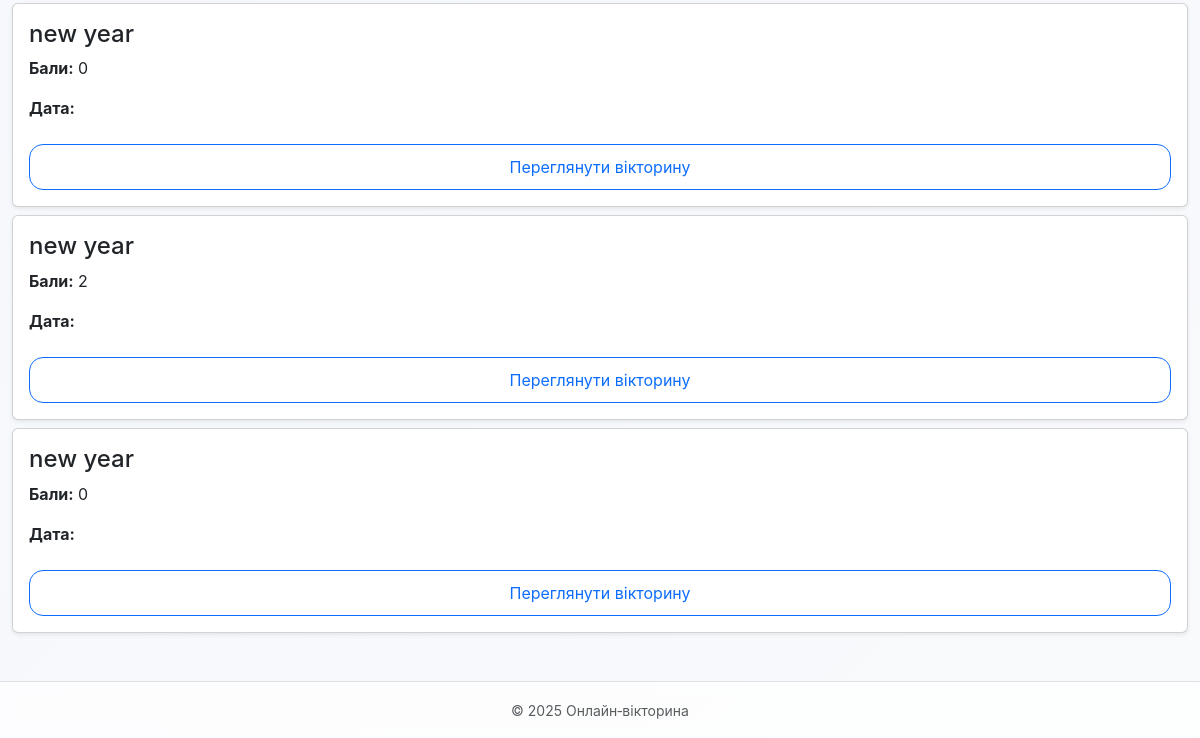
The app's page /accounts/profile/my_results/ (signed in, lower part), older data.
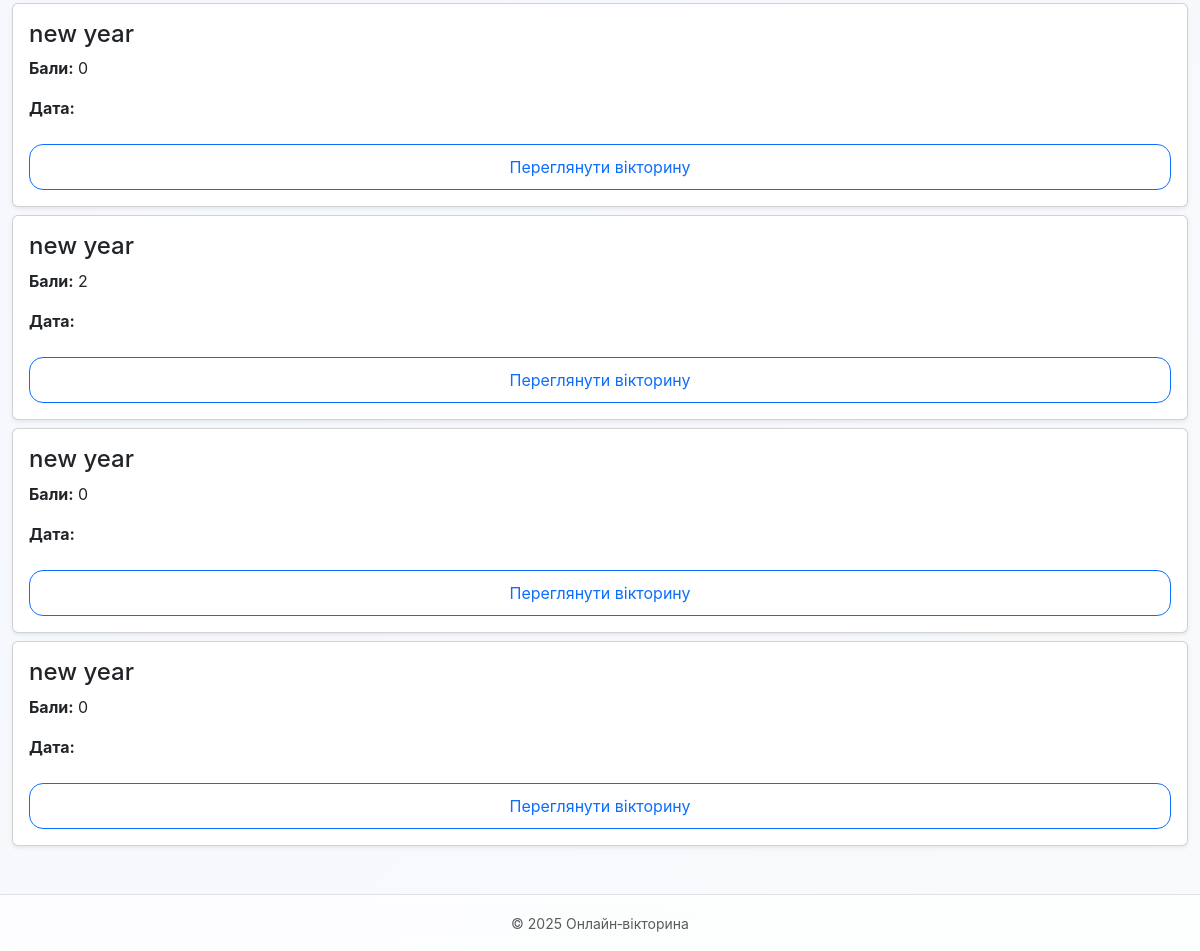
The same page, newer data.
### quiz/models.py (models this page shows, shortened)
class Result(models.Model):
    user = models.ForeignKey(
        settings.AUTH_USER_MODEL,
        on_delete=models.CASCADE,
        related_name='results'
    )
    quiz = models.ForeignKey(Quiz, on_delete=models.CASCADE, related_name='results')
    score = models.PositiveIntegerField(default=0, verbose_name="Бали")
    date = models.DateTimeField(auto_now_add=True)

class Quiz(models.Model):
    title = models.CharField(max_length=100, verbose_name="Назва вікторини")
    complexity = models.CharField(
        max_length=20,
        choices=[
            ('easy', 'Легка'),
            ('medium', 'Середня'),
            ('hard', 'Складна'),
        ],
        default='medium',
        verbose_name="Складність"
    )
    theme = models.CharField(max_length=50, verbose_name="Тема")
    author = models.ForeignKey(
        settings.AUTH_USER_MODEL,
        on_delete=models.CASCADE,
        related_name='quizzes',
        verbose_name="Автор"
    )
    que_time = models.PositiveIntegerField(default=30)
    que_count = models.PositiveIntegerField(default=10)
    created_at = models.DateTimeField(auto_now_add=True)

### accounts/views.py (the view)
# urls.py: path("profile/my_results/", views.MyResultsView.as_view(), name="my_results"),
class MyResultsView(LoginRequiredMixin, ListView):
    model = Result
    template_name = "accounts/my_results.html"
    context_object_name = "results"
    def get_queryset(self):
        return (
            Result.objects
            .filter(user=self.request.user)
            .select_related("quiz")
        )

### accounts/templates/accounts/my_results.html (shortened to what this page needs)
{% extends "main.html" %}
{% block content %}
<div class="mt-3">
  {% for res in results %}
    <div class="card p-3 mb-2 shadow-sm">
      <h4>{{ res.quiz.title }}</h4>
      <p><strong>Бали:</strong> {{ res.score }}</p>
      <p><strong>Дата:</strong> {{ res.created_at|date:"d.m.Y H:i" }}</p>
      <a href="{% url 'quiz:detail' res.quiz.pk %}" class="btn btn-outline-primary mt-2">
        Переглянути вікторину
      </a>
    </div>
  {% empty %}
    <p class="text-muted">Ви ще не проходили жодної вікторини.</p>
  {% endfor %}
</div>
{% endblock %}

Row changes from the older to the newer data that the page shows:
added Result: quiz "new year", score "0"
